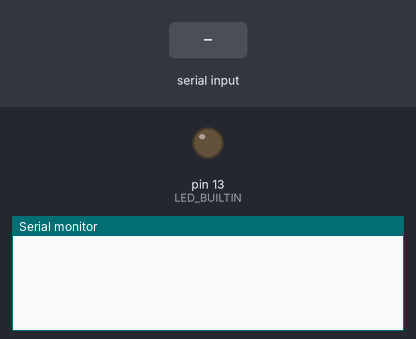
The sketch below on a simulated Arduino Uno, built with avr-gcc and run on an emulated ATmega328P. Shown: output pins drawn as LEDs (lit = HIGH), the last lines printed to the serial monitor. Inputs (shaded band) come from the test bench.

Above: at 1.2 s.
1.3 s: "RESET\n" received over Serial
At 2.7 s:
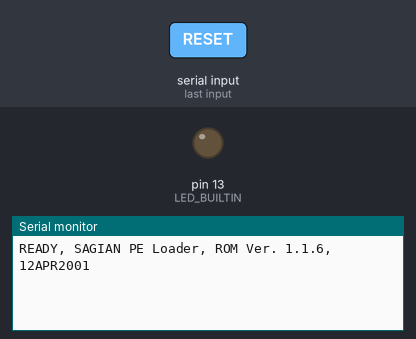
3.3 s: byte 10 ('\n') received over Serial
At 3.7 s:
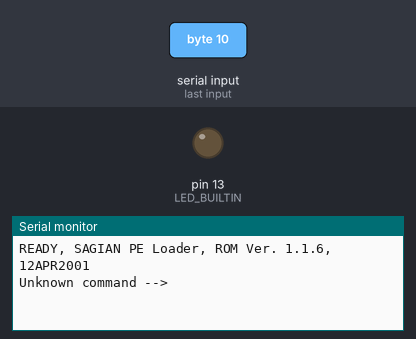
4.8 s: "X-AXIS\n" received over Serial
At 6.5 s:
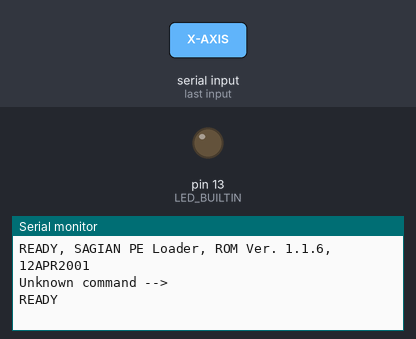
6.8 s: "GRIPPER OPEN\n" received over Serial
At 8.2 s:
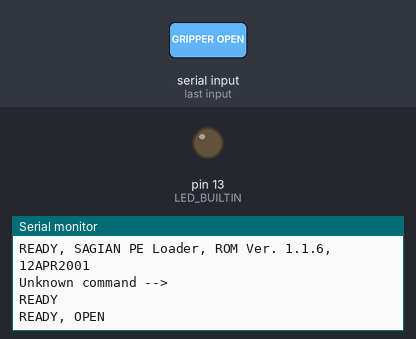

The sketch:

FakePlate.ino
```cpp
String inputString = "";      // a String to hold incoming data
bool isStringComplete = false;  // whether the string is complete

void setup() {
  // initialize serial:
  Serial.begin(19200);
  inputString.reserve(200);
  pinMode(LED_BUILTIN, OUTPUT);
}

void loop() {
  // print the string when a newline arrives:
  if (isStringComplete) {
    if (inputString.equals("RESET")) {
      delay(500);
      Serial.println("READY, SAGIAN PE Loader, ROM Ver. 1.1.6, 12APR2001");
    } else if (inputString.equals("MOVE")) {
      delay(3000);
      Serial.println("READY");
    } else if (inputString.startsWith("X-AXIS")) {
      delay(500);
      Serial.println("READY");
    } else if (inputString.equals("GRIPPER OPEN")) {
      delay(500);
      Serial.println("READY, OPEN");
    } else if (inputString.equals("GRIPPER CLOSE")) {
      delay(500);
      Serial.println("READY, CLOSED, NOPLATE");
    } else if (inputString.equals("Z-AXIS EXTEND")) {
      delay(500);
      Serial.println("READY, EXTENDED");
    } else if (inputString.equals("Z-AXIS RETRACT")) {
      delay(500);
      Serial.println("READY, RETRACTED");

    } else {
      Serial.print("Unknown command --> ");
      Serial.println(inputString);
    }


    // do the command


    // clear the string:
    inputString = "";
    isStringComplete = false;
  }
}

/*
  SerialEvent occurs whenever a new data comes in the hardware serial RX. This
  routine is run between each time loop() runs, so using delay inside loop can
  delay response. Multiple bytes of data may be available.
*/
void serialEvent() {
  while (Serial.available()) {
    char inChar = (char)Serial.read();
    if (inChar == '\n') {
      isStringComplete = true;
    } else {
      inputString += inChar;
    }
  }
}
```

Measured:
- after the input at 1.3 s, the serial monitor: prints a new line after 0.50 s (image 1)
- after the input at 3.3 s, the serial monitor: prints a new line at once (image 2)
- after the input at 4.8 s, the serial monitor: prints a new line after 0.50 s (image 3)
- after the input at 6.8 s, the serial monitor: prints a new line after 0.51 s (image 4)
